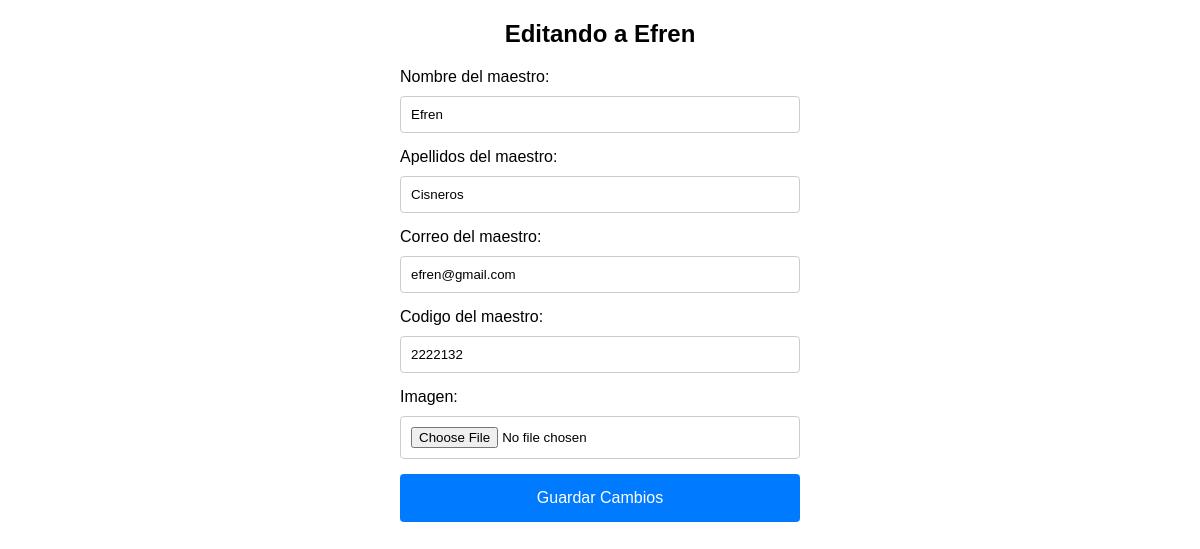
The app's page /Poli-Informa-1.1/Administrador/Maestros/formularioEdit.php?id=26 with its own data.
### tables this page shows
CREATE TABLE IF NOT EXISTS `maestros` (
  `id` int NOT NULL AUTO_INCREMENT,
  `Nombre` varchar(100) NOT NULL,
  `Apellidos` varchar(100) NOT NULL,
  `Correo` varchar(200) NOT NULL,
  `Codigo` varchar(9) NOT NULL,
  `Imagen` varchar(255) NOT NULL,
  PRIMARY KEY (`id`)
);

### Poli-Informa-1.1/Administrador/Maestros/formularioEdit.php (the view, shortened to what this page needs)
<?php
$database = new Database();
$conn = $database->connect();
if(isset($_GET['id'])){
    $id = $_GET['id'];
}
$sql = "SELECT * FROM maestros WHERE id=?";
$stmt = $conn->prepare($sql);
$stmt->bind_param('i', $id);
$stmt->execute();
$resultado = $stmt->get_result();
if ($resultado->num_rows > 0) {
    $fila = $resultado->fetch_assoc();
?>
<!DOCTYPE html>
<html lang="en">
<head>
</head>
<body>
</head>
<body>
    <h2>Editando a <?php echo $fila['Nombre']?></h2>
    <form method="post" action="ControllerEdit.php" id="editForm" enctype="multipart/form-data" >
        <label for="Nombre">Nombre del maestro:</label>
        <input type="text" name="Nombre" value="<?php echo $fila['Nombre']; ?>"><br>
        <label for="Apellidos">Apellidos del maestro:</label>
        <input type="text" name="Apellidos" value="<?php echo $fila['Apellidos']; ?>"><br>
        <label for="Correo">Correo del maestro:</label>
        <input type="text" name="Correo" value="<?php echo $fila['Correo']; ?>"><br>
        <label for="Codigo">Codigo del maestro:</label>
        <input type="text" name="Codigo" value="<?php echo $fila['Codigo']; ?>"><br>
        <label for="Imagen_croquis">Imagen:</label>
        <input type="file" name="imagen"><br>
        <input type="submit" value="Guardar Cambios" name="Editar">
    </form>
</body>
</html>
<?php
        } else {
            echo "No se encontró ningún registro con el ID proporcionado";
        }

### Poli-Informa-1.1/Administrador/Maestros/formularioEdit.php (style rules this page uses)
body { font-family: Arial, sans-serif; }
h2 { text-align: center; font-family: Arial, sans-serif; }
#editForm { max-width: 400px; margin: 0 auto; }
label { display: block; margin-bottom: 10px; }
input[type="text"], input[type="file"] { width: 100%; padding: 10px; margin-bottom: 15px; border: 1px solid #ccc; border-radius: 4px; box-sizing: border-box; }
input[type="submit"] { background-color: #007bff; color: white; padding: 15px 20px; border: none; border-radius: 4px; cursor: pointer; font-size: 16px; width: 100%; transition: background-color 0.3s ease; }

### records on screen
maestros: Nombre "Efren", Apellidos "Cisneros", Correo "efren@gmail.com", Codigo "2222132"
